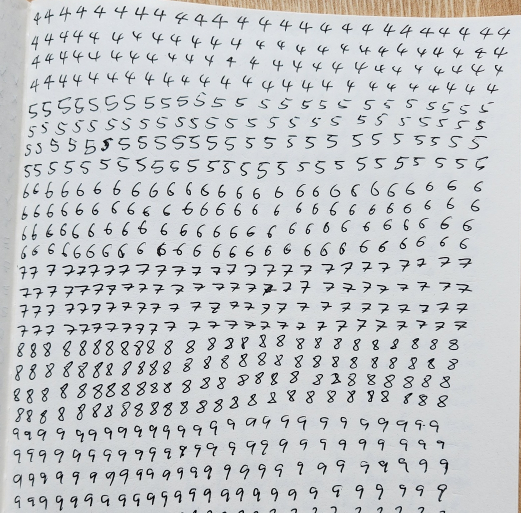
#> input picture images/characters-4-9.jpg, 1042 x 1026 px, found by its file name (shown at 1/2 size)
$ python charPreprocessing.py
#> lines starting #> are read from the running program, lines starting #| are printed output that depends on the picture; after the words box and inside, x2 and y2 are one past the last pixel; in counts of white or black regions, pixels touching at a corner belong together
import cv2
import os
import numpy as np

def preprocess_image(image_path, output_path):
#> called with image_path = './images/characters-4-9.jpg'
    image = cv2.imread(image_path)
#> image is the input picture: shape (1026, 1042, 3); mean B, G, R 203.5, 201, 198.2

    gray_image = cv2.cvtColor(image, cv2.COLOR_BGR2GRAY)

    blurred_image = cv2.GaussianBlur(gray_image, (5, 5), 0)
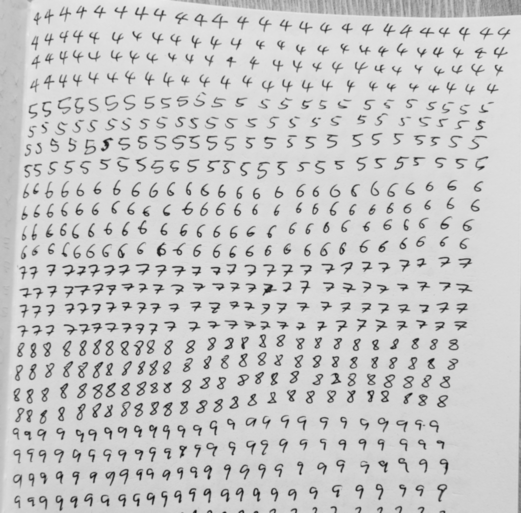
#> blurred_image: shape (1026, 1042) (shown at 1/2 size); min 11, max 234, mean 200.5

    binary_image = cv2.adaptiveThreshold(blurred_image, 255, cv2.ADAPTIVE_THRESH_GAUSSIAN_C,
                                         cv2.THRESH_BINARY_INV, 11, 2)
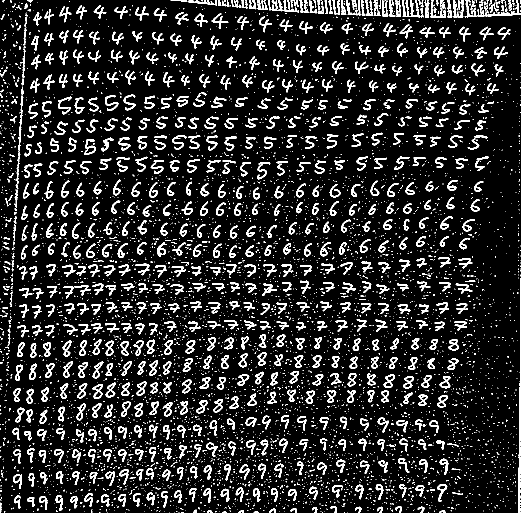
#> binary_image: shape (1026, 1042) (shown at 1/2 size); 13.2% white; 6035 white regions (5243 under 20 px), largest, box (x1, y1, x2, y2) and area: (1036, 556, 1042, 1026) 1364, (804, 0, 848, 35) 572, (970, 0, 1042, 33) 472

    kernel = np.ones((3, 3), np.uint8)
    binary_image = cv2.morphologyEx(binary_image, cv2.MORPH_CLOSE, kernel)
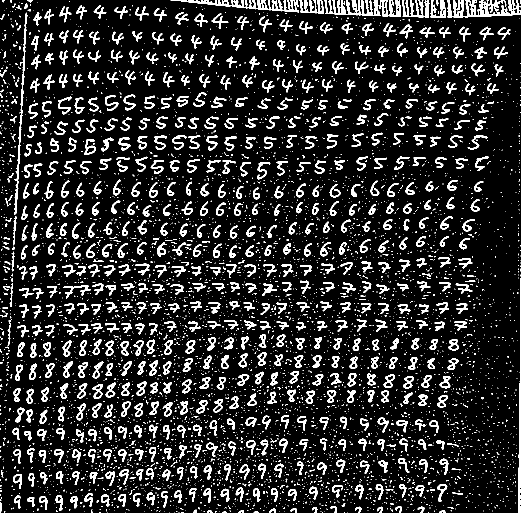
#> binary_image: shape (1026, 1042) (shown at 1/2 size); 13.9% white; 5637 white regions (4902 under 20 px), largest, box (x1, y1, x2, y2) and area: (895, 0, 1042, 36) 2567, (649, 0, 802, 34) 2508, (341, 0, 598, 25) 2042
    binary_image = cv2.morphologyEx(binary_image, cv2.MORPH_OPEN, kernel)
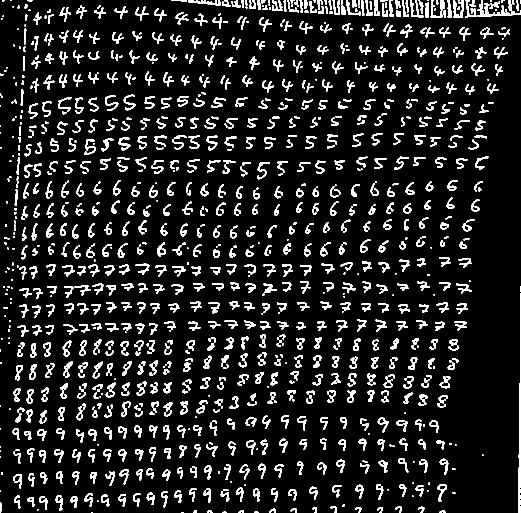
#> binary_image: shape (1026, 1042) (shown at 1/2 size); 11.1% white; 1270 white regions (232 under 20 px), largest, box (x1, y1, x2, y2) and area: (1036, 587, 1042, 1026) 1403, (955, 0, 1042, 33) 804, (907, 0, 927, 35) 371

    cv2.imwrite(output_path, binary_image)
    print(f"Processed image saved to {output_path}")

    return binary_image

def segment_characters(binary_image, output_dir, min_area=50):
#> called with output_dir = './temp/segmented_characters', min_area = 50
    kernel = np.ones((3, 3), np.uint8)
    dilated_image = cv2.dilate(binary_image, kernel, iterations=1)
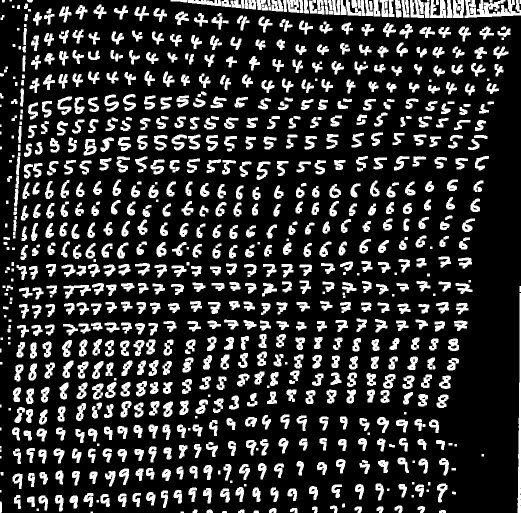
#> dilated_image: shape (1026, 1042) (shown at 1/2 size); 19.5% white; 878 white regions (12 under 20 px)

    contours, _ = cv2.findContours(dilated_image, cv2.RETR_EXTERNAL, cv2.CHAIN_APPROX_SIMPLE)
#> contours = 878 contours, 75 with area under 20; largest, box (x1, y1, x2, y2) and area: (929, 0, 1042, 36) 2099, (1035, 586, 1042, 1026) 1437, (860, 0, 893, 36) 622, (906, 0, 928, 36) 534, (127, 570, 182, 597) 506

    char_index = 0
    for contour in contours:
        x, y, w, h = cv2.boundingRect(contour)
        area = cv2.contourArea(contour)

        if area < min_area:
            continue

        char_image = binary_image[y:y+h, x:x+w]
        char_image = cv2.resize(char_image, (28, 28))

        char_image_path = os.path.join(output_dir, f'char_{char_index}.png')
        cv2.imwrite(char_image_path, char_image)
        char_index += 1
#> this loop made 878 passes
#> (x, y, w, h, area) on passes 3 to 5: (444, 1022, 10, 4, 25), (507, 1021, 11, 5, 36.5), (878, 1020, 14, 6, 57.5)
#> after the loop, char_index = 717

image_path = './images/characters-4-9.jpg'
processed_image_path = './processed/processed_characters/processed_characters-4-9.jpg'
output_dir = './temp/segmented_characters'
os.makedirs(output_dir, exist_ok=True)

binary_image = preprocess_image(image_path, processed_image_path)

if binary_image is not None:
    segment_characters(binary_image, output_dir, min_area=50)

$ run again, with images/characters-4-!.jpg copied over images/characters-4-9.jpg
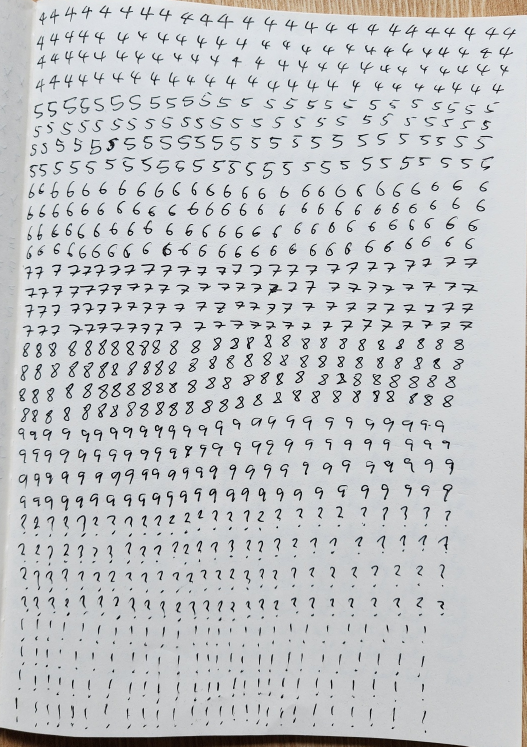
#> input picture images/characters-4-!.jpg, 1053 x 1493 px, found by its file name (shown at 1/2 size)
#> in preprocess_image, image is the input picture: shape (1493, 1053, 3); mean B, G, R 199.4, 197.2, 195
#> in preprocess_image, `binary_image = cv2.adaptiveThreshold(blurred_image, 255, cv2.ADAPTIVE_..`:
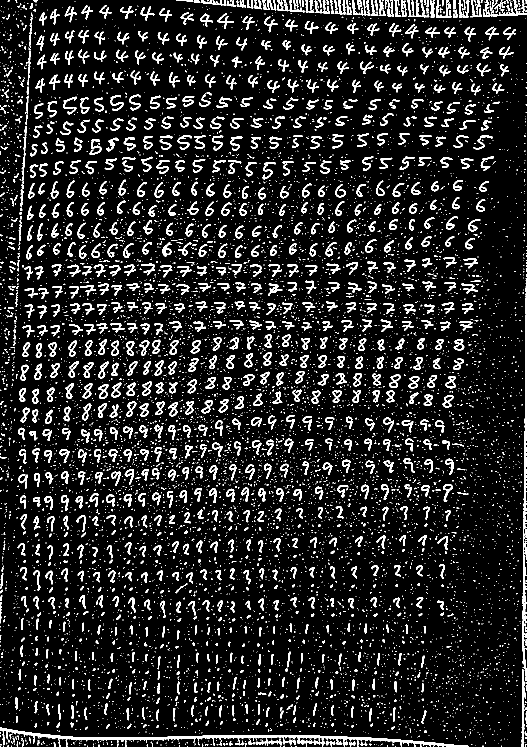
#> binary_image: shape (1493, 1053) (shown at 1/2 size); 11.7% white; 9162 white regions (7948 under 20 px), largest, box (x1, y1, x2, y2) and area: (0, 1455, 937, 1493) 5962, (1045, 556, 1053, 1362) 2835, (1043, 1338, 1052, 1493) 617
#> in segment_characters, `dilated_image = cv2.dilate(binary_image, kernel, iterations=1)`:
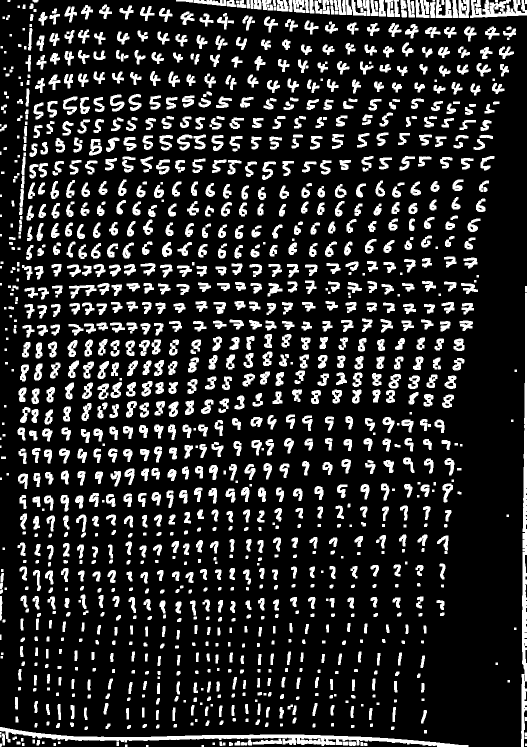
#> dilated_image: shape (1493, 1053) (shown at 1/2 size); 16.9% white; 1366 white regions (9 under 20 px)
#> contours = 1366 contours, 117 with area under 20; largest, box (x1, y1, x2, y2) and area: (0, 1454, 937, 1493) 7404, (1042, 586, 1053, 1493) 4352, (940, 0, 1053, 36) 2296, (871, 0, 904, 36) 628, (917, 0, 939, 36) 534
#> the loop in segment_characters, `for contour in contours:` made 1366 passes
#> (x, y, w, h, area) on passes 6, 11, 12: (728, 1486, 7, 6, 29), (721, 1484, 6, 8, 33.5), (482, 1484, 12, 7, 59)
#> after the loop in segment_characters, `for contour in contours:`: char_index = 946

$ run again, with images/characters-A-G.jpg copied over images/characters-4-9.jpg
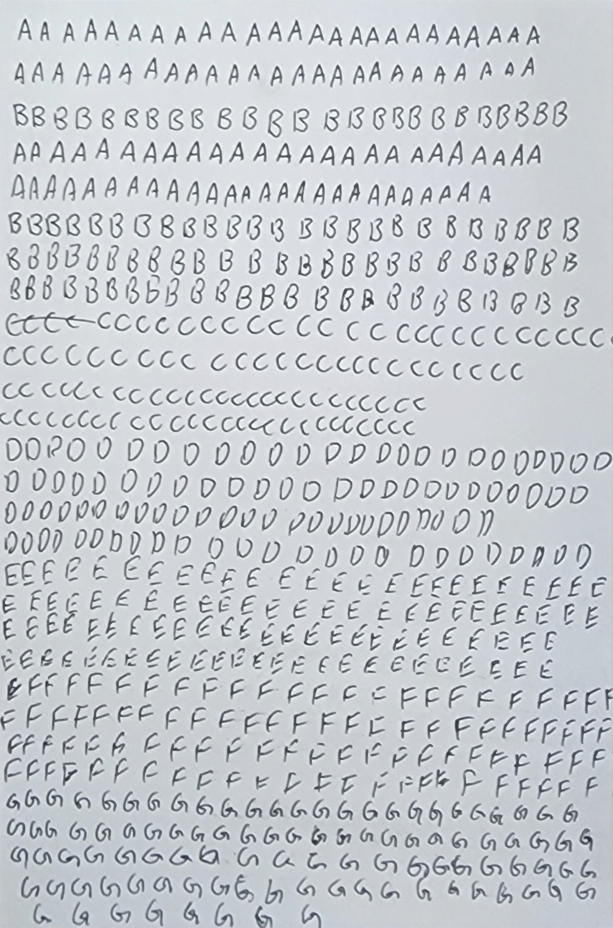
#> input picture images/characters-A-G.jpg, 1226 x 1855 px, found by its file name (shown at 1/2 size)
#> in preprocess_image, image is the input picture: shape (1855, 1226, 3); mean B, G, R 207.1, 201.9, 197.7
#> in preprocess_image, `binary_image = cv2.adaptiveThreshold(blurred_image, 255, cv2.ADAPTIVE_..`:
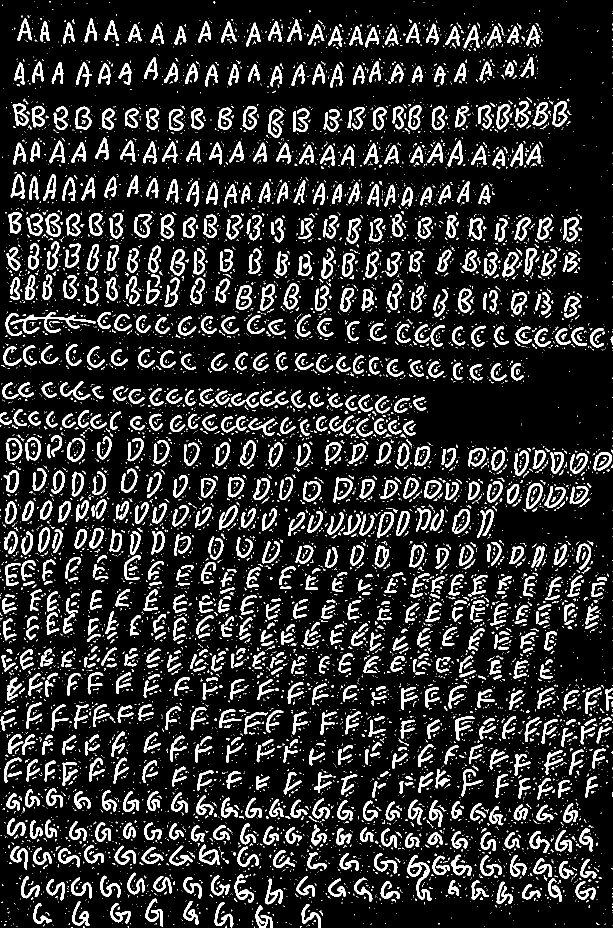
#> binary_image: shape (1855, 1226) (shown at 1/2 size); 15.3% white; 9171 white regions (7850 under 20 px), largest, box (x1, y1, x2, y2) and area: (21, 624, 192, 668) 1532, (814, 1710, 864, 1802) 1217, (469, 1748, 508, 1806) 699
#> in segment_characters, `dilated_image = cv2.dilate(binary_image, kernel, iterations=1)`:
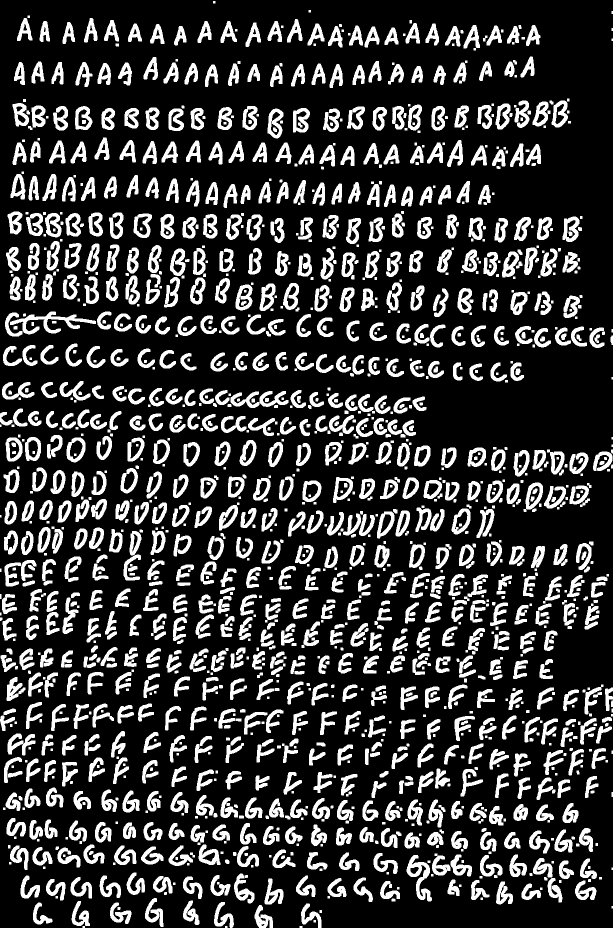
#> dilated_image: shape (1855, 1226) (shown at 1/2 size); 22% white; 1696 white regions (14 under 20 px)
#> contours = 1658 contours, 362 with area under 20; largest, box (x1, y1, x2, y2) and area: (20, 623, 192, 669) 2018, (813, 1710, 864, 1803) 1780, (461, 782, 577, 816) 1492, (133, 875, 171, 925) 1430, (267, 427, 304, 476) 1362
#> the loop in segment_characters, `for contour in contours:` made 1658 passes
#> (x, y, w, h, area) on passes 6, 8, 9: (235, 1814, 6, 6, 24.5), (509, 1810, 37, 45, 844), (602, 1807, 41, 48, 701)
#> after the loop in segment_characters, `for contour in contours:`: char_index = 841

$ run again, with images/characters-O-T.jpg copied over images/characters-4-9.jpg
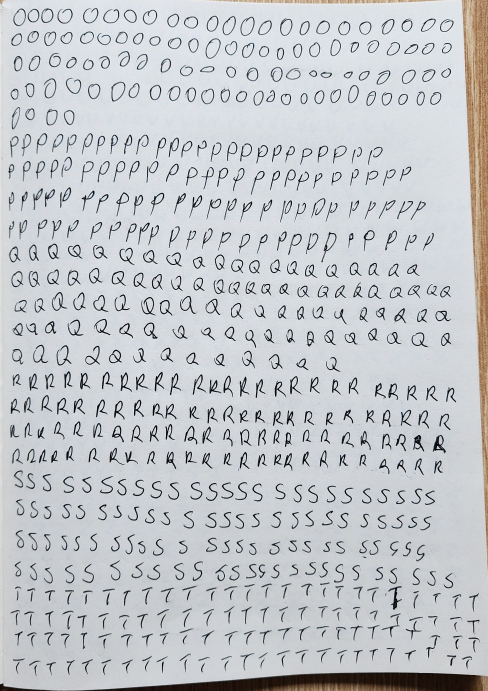
#> input picture images/characters-O-T.jpg, 976 x 1381 px, found by its file name (shown at 1/2 size)
#> in preprocess_image, image is the input picture: shape (1381, 976, 3); mean B, G, R 201.6, 198.3, 195.2
#> in preprocess_image, `binary_image = cv2.adaptiveThreshold(blurred_image, 255, cv2.ADAPTIVE_..`:
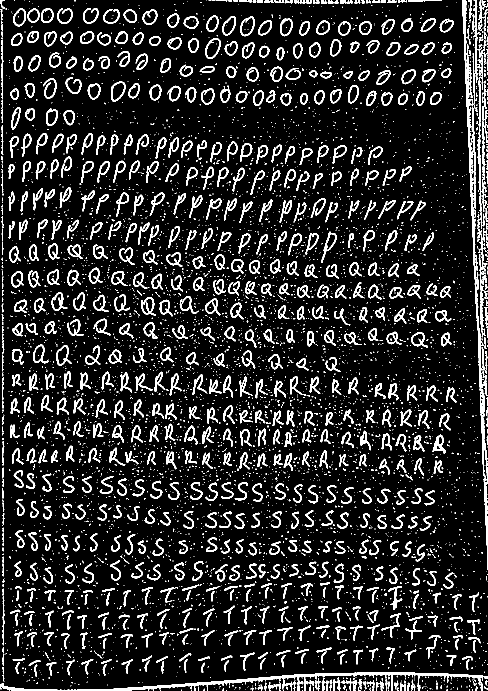
#> binary_image: shape (1381, 976) (shown at 1/2 size); 13.1% white; 6028 white regions (5200 under 20 px), largest, box (x1, y1, x2, y2) and area: (924, 0, 976, 1140) 6737, (0, 1345, 976, 1381) 5581, (954, 153, 963, 423) 918
#> in segment_characters, `dilated_image = cv2.dilate(binary_image, kernel, iterations=1)`:
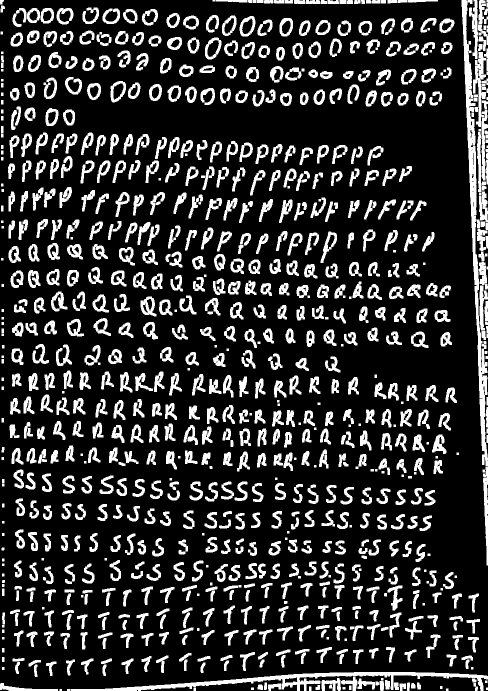
#> dilated_image: shape (1381, 976) (shown at 1/2 size); 19.6% white; 927 white regions (8 under 20 px)
#> contours = 927 contours, 98 with area under 20; largest, box (x1, y1, x2, y2) and area: (923, 0, 976, 933) 8812, (141, 1344, 976, 1381) 6394, (946, 104, 972, 254) 1486, (410, 75, 443, 119) 1014, (221, 162, 252, 205) 956
#> the loop in segment_characters, `for contour in contours:` made 927 passes
#> (x, y, w, h, area) on passes 11 to 13: (658, 1370, 6, 7, 28.5), (631, 1370, 9, 10, 56), (515, 1369, 11, 11, 86.5)
#> after the loop in segment_characters, `for contour in contours:`: char_index = 735
